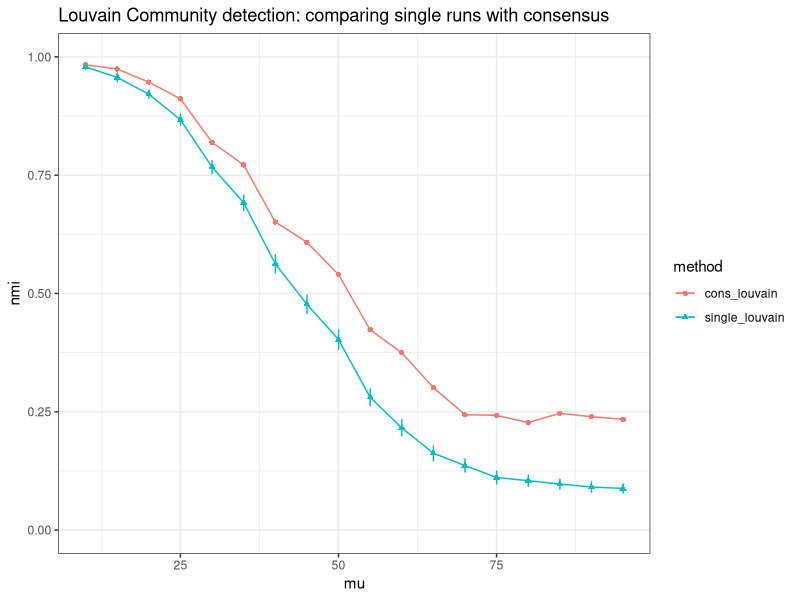
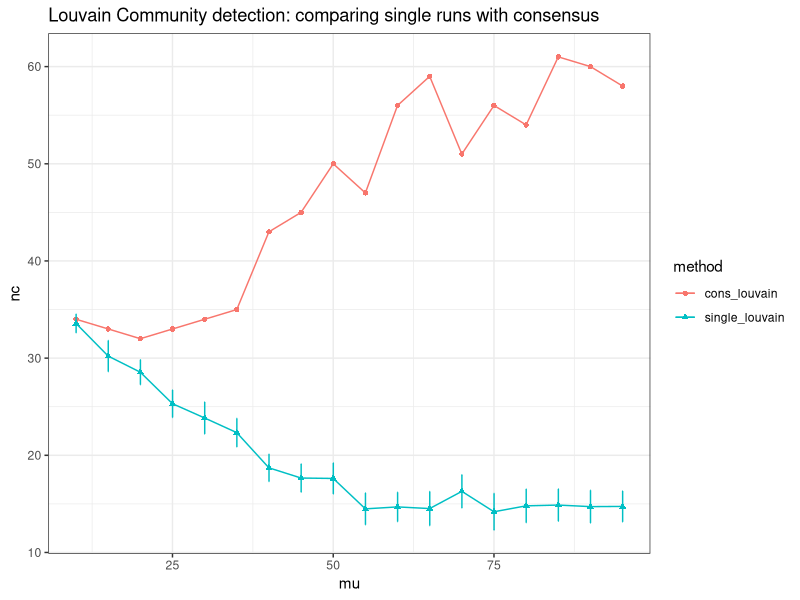
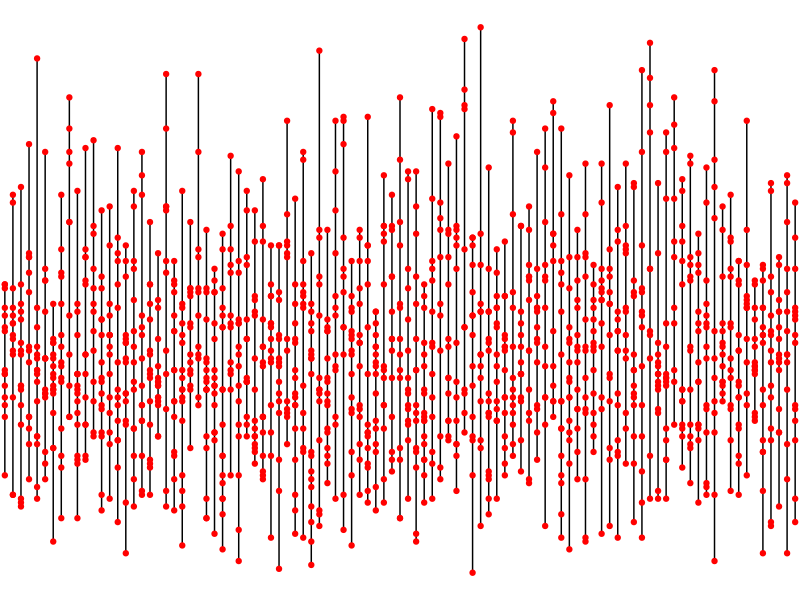
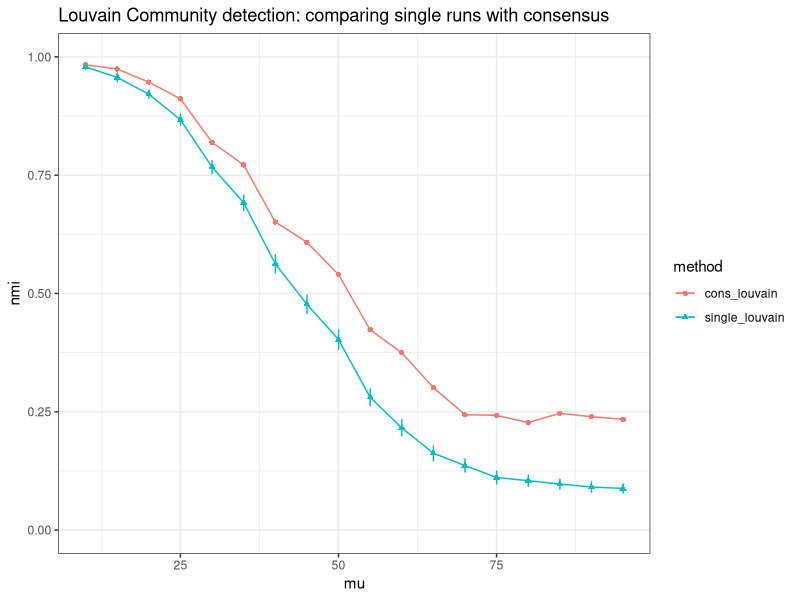
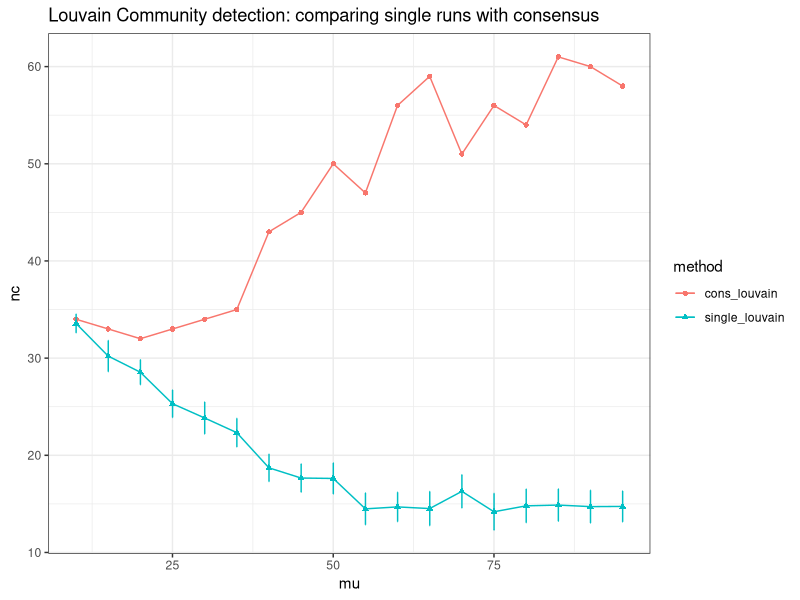
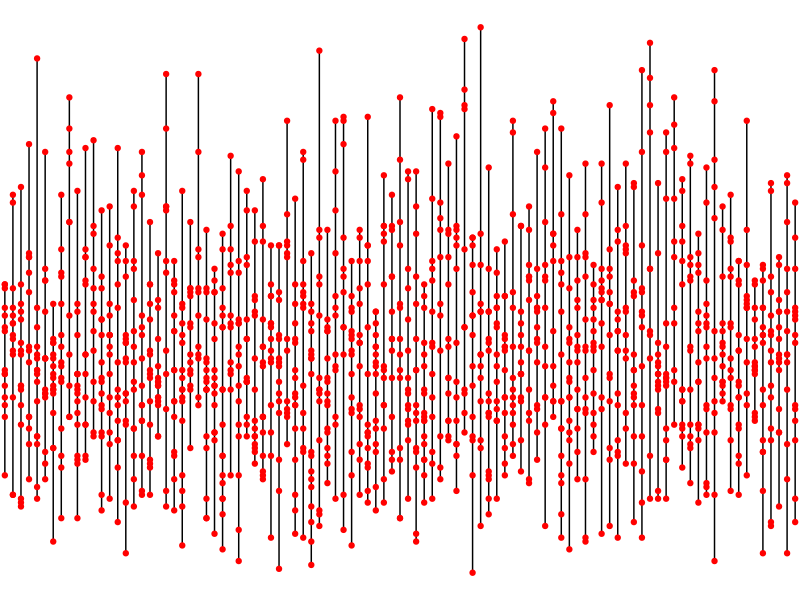

These charts were generated, in order, by the following R code:

library(ggplot2)


data_summary <- function(data, varname, groupnames){
    # Function to calculate the mean and the standard deviation  for each group
    # data : a data frame
    # varname : the name of a column containing the variable to be summariezed
    # groupnames : vector of column names to be used as grouping variables
    require(plyr)
    summary_func <- function(x, col){
        c(mean = mean(x[[col]], na.rm=TRUE),
        sd = sd(x[[col]], na.rm=TRUE))
    }
    data_sum <-ddply(data, groupnames, .fun=summary_func, varname)
    data_sum <- rename(data_sum, c("mean" = varname))
    data_sum[is.na(data_sum)] <- 0
    return(data_sum)
}




df <- read.csv(file = "results/summary_results.csv")

df$nmi <- df$value

df1 <- data_summary(df, varname="nmi", 
                    groupnames=c("method", "mu"))
#print(df1)


p1 <- ggplot(df1, aes(x = mu, y = nmi, group = method, color = method)) +
        geom_line( ) +
        geom_point(aes(shape = method)) +
        geom_errorbar(aes(ymin=nmi-sd, ymax=nmi+sd), width=.2,position=position_dodge(0.05))+
        ylim(0,1) + theme_bw() +
        xlab("mu") +
        ylab("nmi") +
        ggtitle("Louvain Community detection: comparing single runs with consensus")
print(p1)
ggsave("results/plot_nmi.png")


df2 <- data_summary(df, varname="nc", 
                    groupnames=c("method", "mu"))
 


p2 <- ggplot(df2, aes(x = mu, y = nc, group = method, color = method)) +
        geom_line( ) +
        geom_point(aes(shape = method)) +
        geom_errorbar(aes(ymin=nc-sd, ymax=nc+sd), width=.2,position=position_dodge(0.05))+
        theme_bw() +
        xlab("mu") +
        ylab("nc") +
        ggtitle("Louvain Community detection: comparing single runs with consensus")

print(p2)
ggsave("results/plot_number_of_communities.png")



library(tidyverse)

mm  <- read.csv(file = "results/mixing_matrix.csv")
p3 <- ggplot()
 
df3 <-  data.frame(x = rep(36, 100))
for (i in 1:ncol(mm)){ 
    com_sizes <- as.vector( table(mm[,i]) )

    # sort list in descending order
    com_sizes <- sort(com_sizes, decreasing = TRUE)

    # add 100 NA values to the list
    com_sizes <- c(com_sizes, rep(NA, 100))

    # keep only first 100 values of  com_sizes
    com_sizes <- com_sizes[1:100]

  
    df3[,i] <- com_sizes
}
df3 <- df3[,2:ncol(mm)]
df4 <- df3 %>%
    pivot_longer(everything(), names_to = "trial", values_to = "Size")  


p4 <- ggplot(df4, aes(x = trial, y=Size, group = trial))+
    geom_line(color='black')+
    geom_point(color='red')+
    theme_void() 
print(p4)
ggsave("results/plot_comm_size.png")